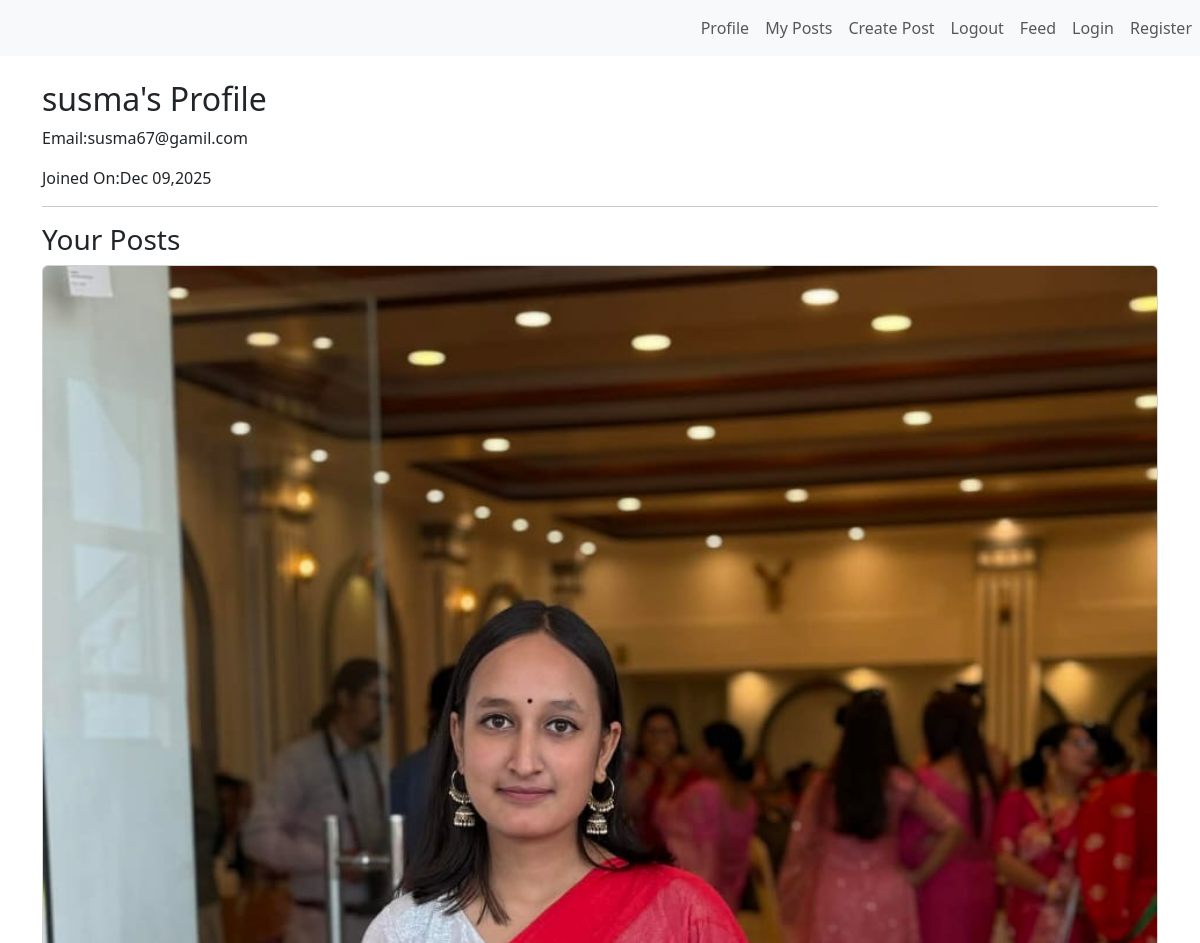
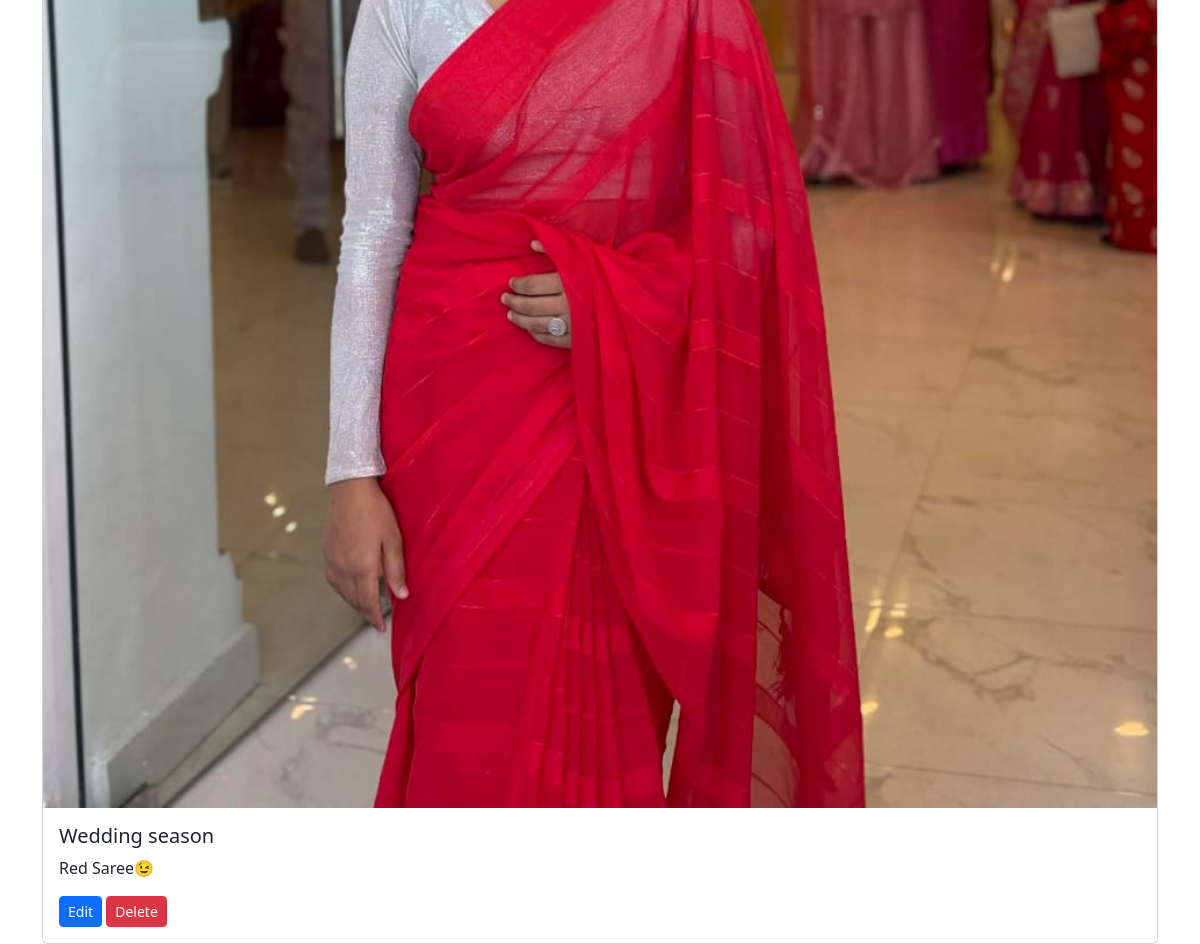
The page /blog/profile/ (signed in) on the database its author committed (2 pictures, top to bottom).
### blog/blogapp/models.py (models this page shows, shortened)
class Base(models.Model):
    created_at=models.DateTimeField(auto_now_add=True)
    updated_at=models.DateTimeField(auto_now=True)
    class Meta:
        abstract=True

class Post(Base):
    title=models.TextField(blank=True,null=True)
    author=models.ForeignKey(User,on_delete=models.CASCADE)
    image=models.ImageField(upload_to='blogapp/',blank=True,null=True)
    caption=models.TextField(blank=True,null=True)
    likes=models.ManyToManyField(User,related_name="liked_posts",blank=True)

### blog/blogapp/views.py (the view)
# urls.py: path('profile/',views.profile,name="profile"),
@login_required
def profile(request):
    user_posts=Post.objects.filter(author=request.user)
    return render(request,'blogapp/profile.html',{"user_posts":user_posts})

### blog/blogapp/templates/blogapp/profile.html
{% extends 'blogapp/base.html' %}
{% block content %}
     <div class="container mt-4">
        <h2>{{ request.user.username }}'s Profile</h2>
        <p>Email:{{ request.user.email }}</p>
        <p>Joined On:{{ request.user.date_joined|date:"M d,Y"}}</p>
        <hr>
        <h3>Your Posts</h3>
        {% if user_posts %}
        <div class="row">
            {% for post in user_posts %}
            <div class="col-md-4-mb-3">
                <div class="card">
                    {% if post.image %}
                    <img src="{{ post.image.url }}" class="card-img-top" alt="Post Image">
                    {% endif %}
                    <div class="card-body">
                        <h5 class="card-title">{{ post.title }}</h5>
                            <p class="card-text">{{ post.caption|truncatewords:15 }}</p>
                            <a href="{% url 'edit_post' post.id %}" class="btn btn-sm btn-primary">Edit</a>
                            <a href="{% url 'delete_post' post.id %}" class="btn btn-sm btn-danger">Delete</a>
                    </div>
                </div>
            </div>
            {% endfor %}
        </div>
        {% endif %}
     </div>
{% endblock %}

### rows shown on the page
Post: image (picture), title "Wedding season", caption "Red Saree😉"

### other values the page prints
{{ request.user.username }} "susma"
{{ request.user.email }} "susma67@gamil.com"
{{ request.user.date_joined|date:"M d,Y" }} "Dec 09,2025"
